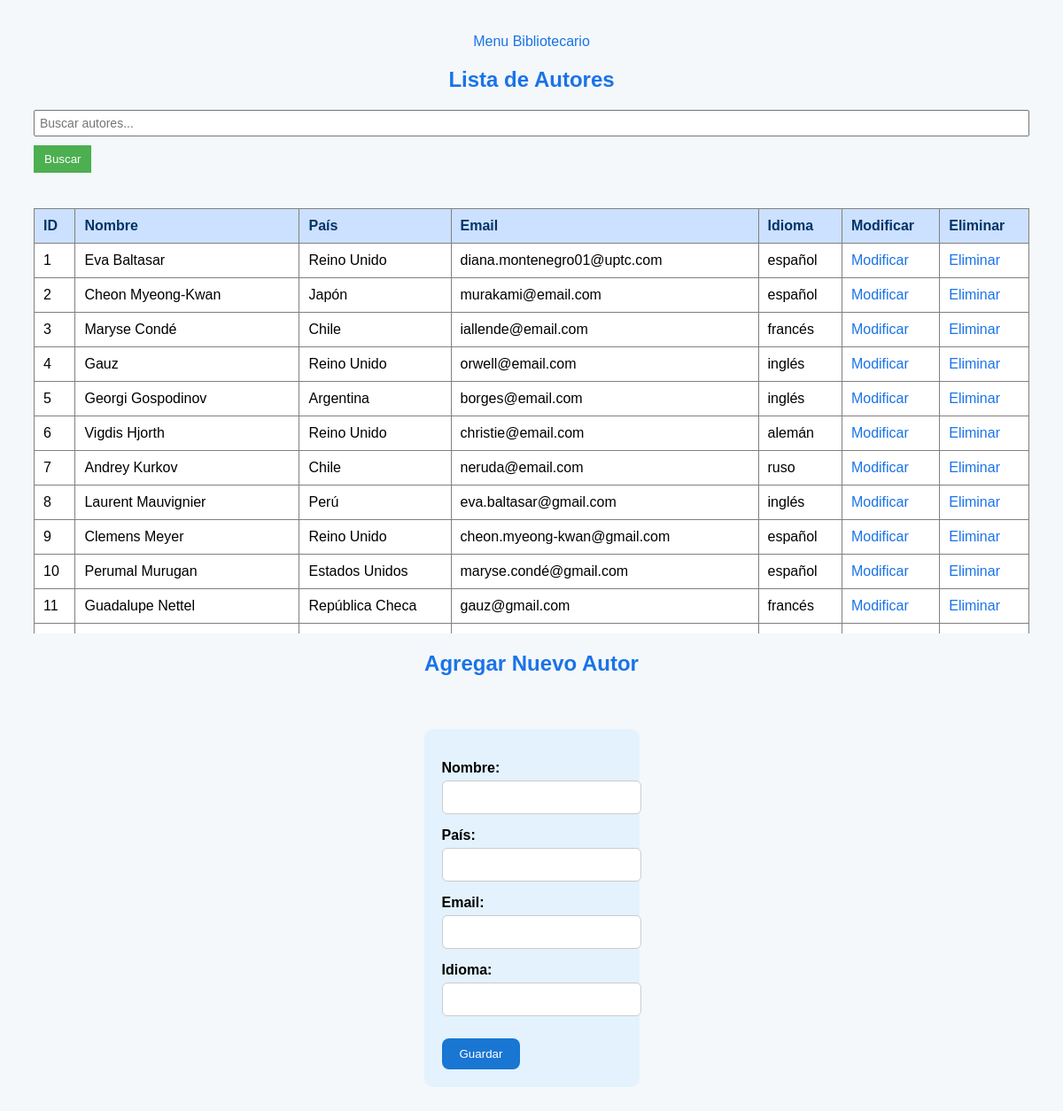
Screenshot of /autores.php with the database file from the repository.
### tables this page shows
CREATE TABLE TbAutor (id_autor INTEGER PRIMARY KEY AUTOINCREMENT, nom_autor TEXT NOT NULL, pais_autor TEXT NOT NULL, email_autor TEXT CHECK (email_autor LIKE '%@%.%'), idioma_autor TEXT NOT NULL);

### autores.php (the view, shortened to what this page needs)
<?php
include 'conexion.php';
$busqueda = $_GET['buscar'] ?? '';
$sql = "SELECT * FROM TbAutor WHERE
    nom_autor LIKE :buscar OR
    pais_autor LIKE :buscar OR
    idioma_autor LIKE :buscar OR
    email_autor LIKE :buscar";
$stmt = $conexion->prepare($sql);
$stmt->execute(['buscar' => "%$busqueda%"]);
$autores = $stmt->fetchAll(PDO::FETCH_ASSOC);
?>
<!DOCTYPE html>
<html lang="es">
<head>
    <link rel="stylesheet" href="css/styles_autor.css">
</head>
<body>
<div class="container">
    <div class="butoneria">
        <a href="menu_bibliotecario.php" class="menu-button">Menu Bibliotecario</a>
    </div>
</div>
<div class="container">
    <h2>Lista de Autores</h2>
    <form method="get" action="autores.php">
        <input type="text" name="buscar" placeholder="Buscar autores..." value="<?= htmlspecialchars($busqueda) ?>">
        <button type="submit">Buscar</button>
    </form>
    <div class="tabla-autores">
        <table>
            <thead>
                <tr>
                    <th>ID</th>
                    <th>Nombre</th>
                    <th>País</th>
                    <th>Email</th>
                    <th>Idioma</th>
                    <th>Modificar</th>
                    <th>Eliminar</th>
                </tr>
            </thead>
            <tbody>
                <?php if ($autores): ?>
                    <?php foreach ($autores as $autor): ?>
                    <tr>
                        <td><?= htmlspecialchars($autor['id_autor']) ?></td>
                        <td><?= htmlspecialchars($autor['nom_autor']) ?></td>
                        <td><?= htmlspecialchars($autor['pais_autor']) ?></td>
                        <td><?= htmlspecialchars($autor['email_autor']) ?></td>
                        <td><?= htmlspecialchars($autor['idioma_autor']) ?></td>
                        <td>
                            <a href="modificar_autor.php?id=<?= urlencode($autor['id_autor']) ?>" onclick="return confirm('¿Modificar este autor?')">Modificar</a>
                        </td>
                        <td>
                            <a href="eliminar_autor.php?id=<?= urlencode($autor['id_autor']) ?>" onclick="return confirm('¿Eliminar este autor?')">Eliminar</a>
                        </td>
                    </tr>
                    <?php endforeach; ?>
                <?php else: ?>
                    <tr><td colspan="7">No se encontraron autores.</td></tr>
                <?php endif; ?>
            </tbody>
        </table>
    </div>
    <h2>Agregar Nuevo Autor</h2>
    <div class="formulario">
        <form action="guardar_autor.php" method="post">
            <label>Nombre:
                <input type="text" name="nom_autor" required>
            </label>
            <label>País:
                <input type="text" name="pais_autor" required>
            </label>
            <label>Email:
                <input type="email" name="email_autor">
            </label>
            <label>Idioma:
                <input type="text" name="idioma_autor" required>
            </label>
            <button type="submit">Guardar</button>
        </form>
    </div>
</div>
</body>
</html>

### css/styles_autor.css (style rules this page uses)
body { font-family: Arial, sans-serif; background: #f4f8fb; text-align: center; padding: 30px; }
h2 { color: #1a73e8; margin-bottom: 20px; }
.tabla-autores { max-height: 500px; overflow-y: auto; margin-top: 20px; }
table { width: 100%; border-collapse: collapse; margin-top: 10px; background-color: white; }
th, td { padding: 12px; border-bottom: 1px solid #ddd; }
th { background-color: #cce0ff; color: #003366; }
a { text-decoration: none; color: #1a73e8; }
.formulario { margin-top: 40px; background: #e3f2fd; padding: 20px; border-radius: 10px; display: inline-block; text-align: left; }
.formulario input { padding: 10px; margin: 5px 0; width: 100%; border-radius: 6px; border: 1px solid #ccc; }
.formulario button { padding: 10px 20px; background: #1976d2; color: white; border: none; border-radius: 8px; cursor: pointer; margin-top: 10px; }
form { display: flex; flex-direction: column; gap: 10px; margin-top: 15px; }
label { display: flex; flex-direction: column; font-weight: bold; }
input { padding: 5px; font-size: 14px; }
button { width: fit-content; padding: 8px 12px; background-color: #4CAF50; color: white; border: none; cursor: pointer; }
table { margin-top: 20px; width: 100%; border-collapse: collapse; }
table, th, td { border: 1px solid gray; }
th, td { padding: 10px; text-align: left; }

### rows the page displays
tbautor: id_autor "1", nom_autor "Eva Baltasar", pais_autor "Reino Unido", email_autor "diana.montenegro01@uptc.com", idioma_autor "español"
tbautor: id_autor "2", nom_autor "Cheon Myeong-Kwan", pais_autor "Japón", email_autor "murakami@email.com", idioma_autor "español"
tbautor: id_autor "3", nom_autor "Maryse Condé", pais_autor "Chile", email_autor "iallende@email.com", idioma_autor "francés"
tbautor: id_autor "4", nom_autor "Gauz", pais_autor "Reino Unido", email_autor "orwell@email.com", idioma_autor "inglés"
tbautor: id_autor "5", nom_autor "Georgi Gospodinov", pais_autor "Argentina", email_autor "borges@email.com", idioma_autor "inglés"
tbautor: id_autor "6", nom_autor "Vigdis Hjorth", pais_autor "Reino Unido", email_autor "christie@email.com", idioma_autor "alemán"
tbautor: id_autor "7", nom_autor "Andrey Kurkov", pais_autor "Chile", email_autor "neruda@email.com", idioma_autor "ruso"
tbautor: id_autor "8", nom_autor "Laurent Mauvignier", pais_autor "Perú", email_autor "eva.baltasar@gmail.com", idioma_autor "inglés"
tbautor: id_autor "9", nom_autor "Clemens Meyer", pais_autor "Reino Unido", email_autor "cheon.myeong-kwan@gmail.com", idioma_autor "español"
tbautor: id_autor "10", nom_autor "Perumal Murugan", pais_autor "Estados Unidos", email_autor "maryse.condé@gmail.com", idioma_autor "español"
tbautor: id_autor "11", nom_autor "Guadalupe Nettel", pais_autor "República Checa", email_autor "gauz@gmail.com", idioma_autor "francés"
